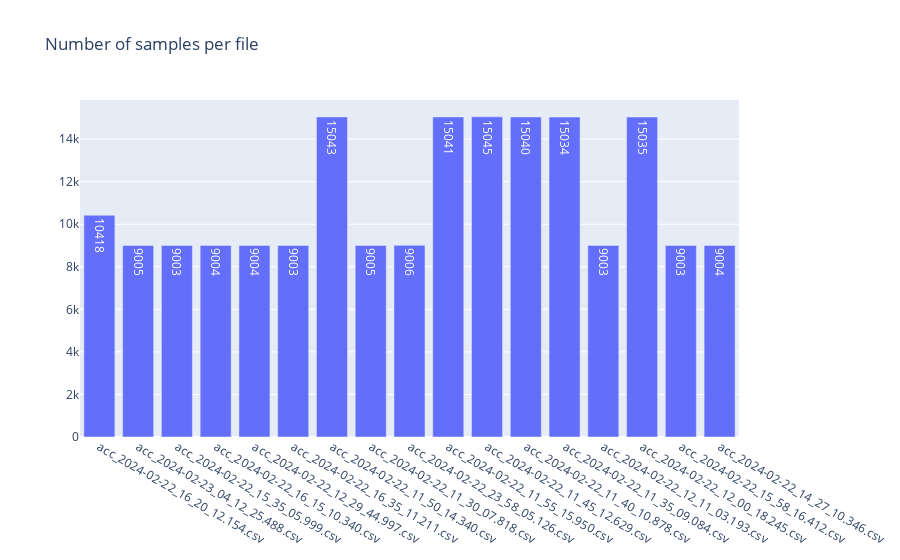
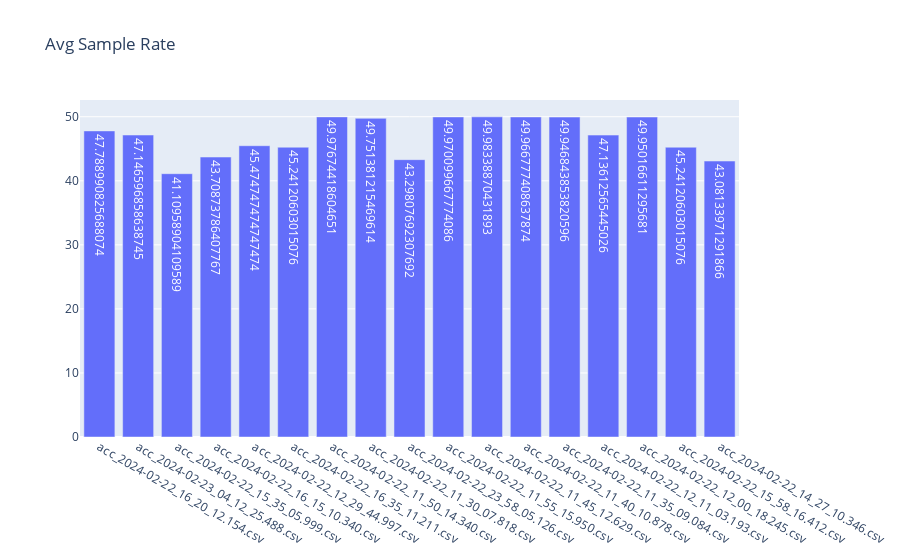

Notebook code cell kept with these figures, in order:
### Code cell
file_count_acc,num_values_in_file,df_lists_acc = file_count(directory_path, "acc")
